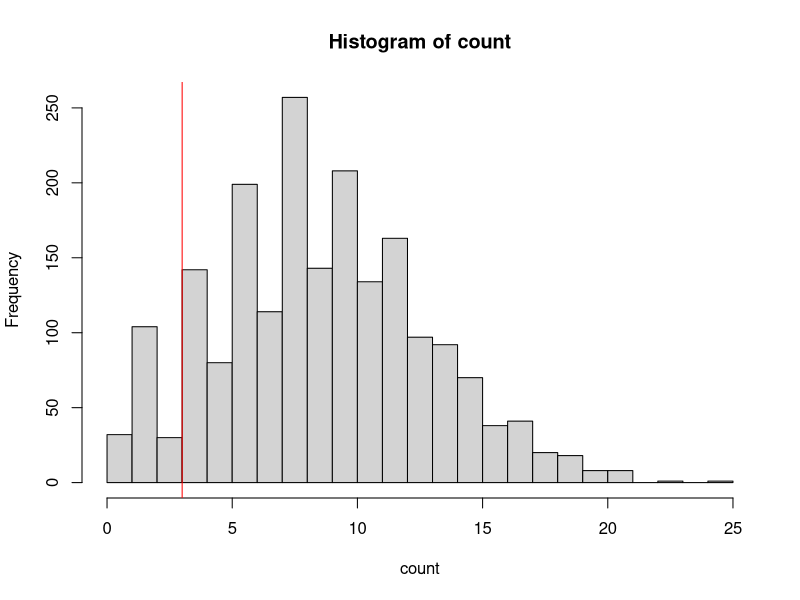

This figure's R source:
set.seed(1082)
theta.s=rbeta(2000,8,14)
rep.s=matrix(rep(NA,2000*100),2000,100)
for (i in 1:2000){
  k=1
  zero.n=0
  while (zero.n<=13) {
    rep.s[i,k]=rbinom(1,1,theta.s[i])
    if(rep.s[i,k]==0){zero.n=zero.n+1}
    k=k+1
    if(zero.n==13){
      break;
    }
  }
}
count=rep(NA,2000)
for (i in 1:2000){
  t=as.vector(na.omit(rep.s[i,]))
  len=length(t)
  switch.n=0
  for (j in 2:len){
    if(t[j]!=t[j-1]){
     switch.n=switch.n+1 
    }
  }
  count[i]=switch.n
}
hist(count,breaks=20)
abline(v=3,col="red")
test.stat=length(which(count<=3))/2000
test.stat
##
